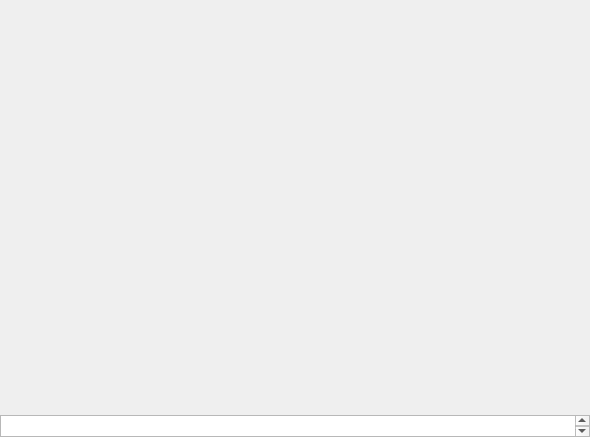
<ui version="4.0" >
 <class>MaraChatWidget</class>
 <widget class="QWidget" name="MaraChatWidget" >
  <property name="geometry" >
   <rect>
    <x>0</x>
    <y>0</y>
    <width>590</width>
    <height>437</height>
   </rect>
  </property>
  <property name="windowTitle" >
   <string>Form</string>
  </property>
  <layout class="QVBoxLayout" name="verticalLayout" >
   <property name="spacing" >
    <number>0</number>
   </property>
   <property name="margin" >
    <number>0</number>
   </property>
   <item>
    <widget class="MChatBrowser" native="1" name="mcbChatBrowser" >
     <property name="sizePolicy" >
      <sizepolicy vsizetype="Expanding" hsizetype="Preferred" >
       <horstretch>0</horstretch>
       <verstretch>0</verstretch>
      </sizepolicy>
     </property>
    </widget>
   </item>
   <item>
    <widget class="MChatEdit" name="mceChatEntry" >
     <property name="maximumSize" >
      <size>
       <width>16777215</width>
       <height>22</height>
      </size>
     </property>
     <property name="cursor" stdset="0" >
      <cursorShape>IBeamCursor</cursorShape>
     </property>
     <property name="undoRedoEnabled" >
      <bool>true</bool>
     </property>
     <property name="readOnly" >
      <bool>false</bool>
     </property>
    </widget>
   </item>
  </layout>
 </widget>
 <customwidgets>
  <customwidget>
   <class>MChatEdit</class>
   <extends>QTextBrowser</extends>
   <header>MChatEdit.h</header>
  </customwidget>
  <customwidget>
   <class>MChatBrowser</class>
   <extends>QWidget</extends>
   <header>MChatBrowser.h</header>
   <container>1</container>
  </customwidget>
 </customwidgets>
 <resources/>
 <connections/>
</ui>
